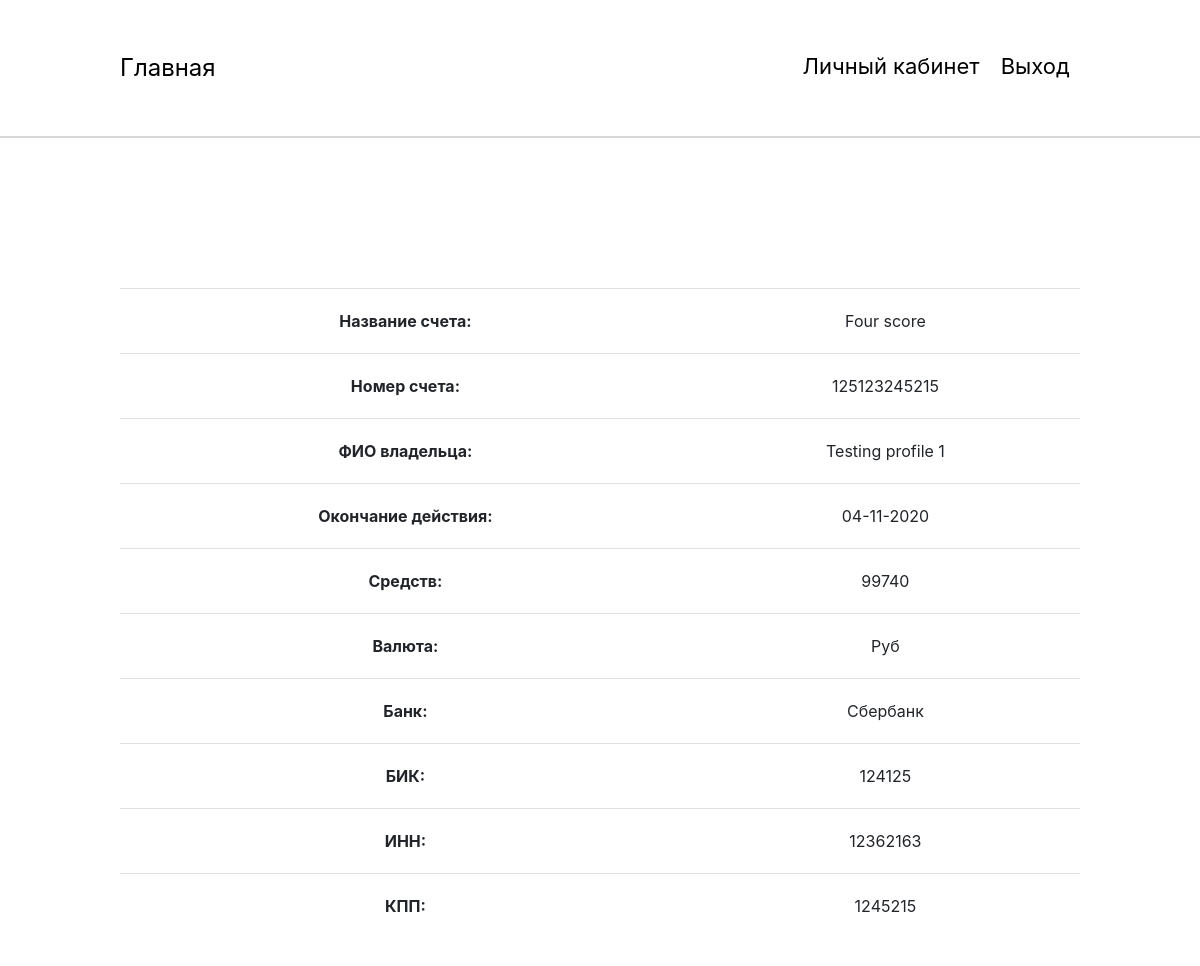
Page /home/personal_account/score/four-score-1604531746/ (signed in) on the committed database.
### home/models.py (models this page shows, shortened)
class Score(models.Model):
    title = models.CharField(max_length=100, db_index=True, verbose_name="Название")
    slug = models.SlugField(max_length=150, blank=True, unique=True)
    number = models.CharField(max_length=50, unique=True, verbose_name="Номер счета")
    money = models.PositiveIntegerField(default=0, verbose_name="Сумма")
    person_score = models.ForeignKey(Person, on_delete=models.CASCADE, verbose_name="Владелец")
    end_date = models.DateField(blank=True, auto_now_add=False, verbose_name="Дата окончания")
    currency = models.CharField(max_length=30, verbose_name="Валюта")
    bank = models.CharField(max_length=100, verbose_name="Банк")
    bic = models.CharField(max_length=50, verbose_name="БИК")
    inn = models.CharField(max_length=50, verbose_name="ИНН")
    kpp = models.CharField(max_length=50, verbose_name="КПП")

class Person(models.Model):
    full_name = models.CharField(max_length=150, db_index=True, verbose_name="Полное имя")
    user = models.OneToOneField(settings.AUTH_USER_MODEL, null=True, blank=True, on_delete=models.CASCADE,
                                db_index=True, verbose_name="Информация о ползьзователе")
    date = models.DateField(blank=True, auto_now_add=False, verbose_name="Дата рождения")
    phone = models.CharField(max_length=15, null=True, blank=True, verbose_name="Телефон")
    email = models.CharField(max_length=50, db_index=True, verbose_name="Электронная почта")
    photo = models.ImageField(upload_to='Image', default="/Image/no_person.jpg", verbose_name="Фотография")
    city = models.CharField(max_length=50, blank=True, verbose_name="Город")
    adress = models.CharField(max_length=150, blank=True, verbose_name="Адресс")

### home/views.py (the view)
# urls.py: path('personal_account/score/<str:slug>/', Score_detail.as_view(), name='score_detail_url'),
class Score_detail(View):
    def get(self, request, slug):
        if request.user.is_authenticated:
            score = Score.objects.get(slug__iexact=slug)
            return render(request, 'home/score.html', context={'score': score})
        else:
            url = reverse('home_page_url')
            response = HttpResponseRedirect(url)
            return response

### home/templates/home/score.html (shortened to what this page needs)
{% extends 'base.html' %}
{% load static %}
{% block link_style %}
    <link rel="stylesheet" href="{% static 'css/score.css' %}">
{% endblock %}
{% block main %}
    <section class="main">
        <div class="wrap">
            <table class="table table-hover">
                <tbody>
                <tr>
                    <th scope="row">Название счета:</th>
                    <td>{{ score.title }}</td>
                </tr>
                <tr>
                    <th scope="row">Номер счета:</th>
                    <td>{{ score.number }}</td>
                </tr>
                <tr>
                    <th scope="row">ФИО владельца:</th>
                    <td>{{score.person_score.full_name}}</td>
                </tr>
                <tr>
                    <th scope="row">Окончание действия:</th>
                    <td>{{ score.end_date|date:"d-m-Y" }}</td>
                </tr>
                <tr>
                    <th scope="row">Средств:</th>
                    <td>{{ score.money }}</td>
                </tr>
                <tr>
                    <th scope="row">Валюта:</th>
                    <td>{{score.currency}}</td>
                </tr>
                <tr>
                    <th scope="row">Банк:</th>
                    <td>{{score.bank}}</td>
                </tr>
                <tr>
                    <th scope="row">БИК:</th>
                    <td>{{score.bic}}</td>
                </tr>
                <tr>
                    <th scope="row">ИНН:</th>
                    <td>{{score.inn}}</td>
                </tr>
                <tr>
                    <th scope="row">КПП:</th>
                    <td>{{score.kpp}}</td>
                </tr>
                </tbody>
            </table>
        </div>
    </section>
{% endblock %}

### static/css/score.css (style rules this page uses)
* { padding: 0; margin: 0; -webkit-box-sizing: border-box; box-sizing: border-box; }
.wrap { width: 80%; margin: 0 auto; }
.main { padding: 150px 0 100px 0; width: 100%; }
.main th, .main td { padding: 20px 0 20px 0; text-align: center; }

### rows in the picture
Score: title "Four score", number "125123245215", person_score.full_name "Testing profile 1", end_date "04-11-2020", money "99740", currency "Руб", bank "Сбербанк", bic "124125", inn "12362163", kpp "1245215"
